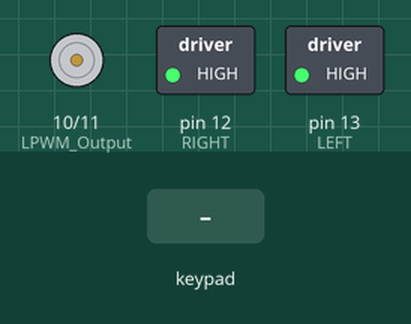
The sketch below on a simulated Arduino Uno, built with avr-gcc and run on an emulated ATmega328P. Shown: motor-driver pin pairs drawn as motors (green arrow = first pin HIGH = forward, orange = second pin HIGH = backward, longer = more drive), switched loads named in the sketch (green lamp = pin HIGH). The test bench sets the inputs (shaded band).

Above: at 1.2 s.
1.3 s: key '2' pressed
At 1.5 s:
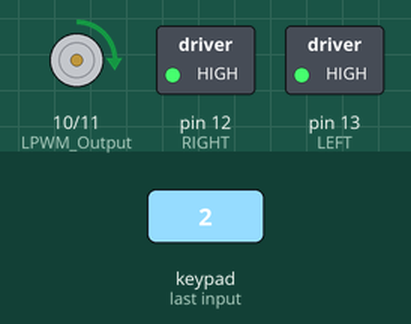
4.3 s: key '#' pressed
7.3 s: keypad keys 9 8 7 6 * pressed 0.4 s apart
10.8 s: key '1' pressed
At 11.5 s:
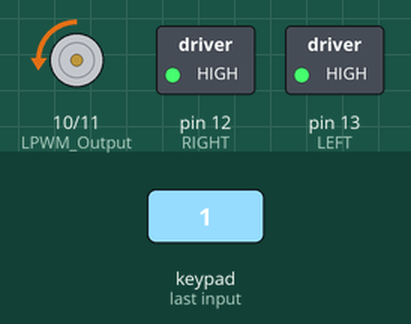
12.4 s: keypad keys 9 8 7 6 pressed 0.4 s apart
At 12.83 s:
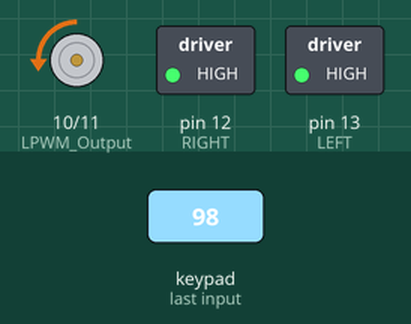
17.0 s: key '*' pressed
Timing chart, 0 to 20.0 s (numbered marks = the images above; inputs shaded):
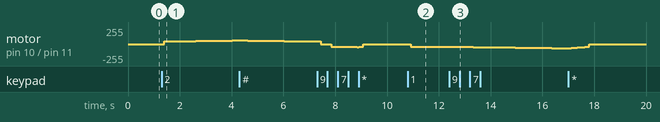

Measured:
- after the input at 1.3 s, motor on pin 10 (LPWM_Output) / pin 11 (RPWM_Output): moves from stopped to forward 54/255 over 2.8 s, starting after 0.11 s
- after the input at 10.8 s, motor on pin 10 (LPWM_Output) / pin 11 (RPWM_Output): stopped → backward 40/255 after 0.13 s
- after the input at 12.4 s, motor on pin 10 (LPWM_Output) / pin 11 (RPWM_Output): moves from backward 40/255 to backward 63/255 over 4.4 s, starting after 0.13 s

The sketch:

sketch.ino
```cpp
#include <Keypad.h>
#define RPWM_Output 11 // Arduino PWM output pin 5; connect to IBT-2 pin 1 (RPWM)
#define LPWM_Output 10 // Arduino PWM output pin 6; connect to IBT-2 pin 2 (LPWM)
#define ROWS 4 //four rows
#define COLS 4 //four columns
#define WAIT_TIME 200 // beetween change speed
#define RIGHT 12 //enable right
#define LEFT 13 //enable right

#define START 40 //init speed for motor
#define END 255 //init speed for motor
#define STEP 25 //multipler for keyboard digits
#define MANUALSPEED 5 //for 'A' (plus), 'B' (minus) to current speed
#define MAX_SPEED 255


unsigned long stop_time = 0;

int motor_speed = 0;
boolean forward = true;

boolean want_forward = true;
int want_motor_speed = 0;

unsigned long time = 0;
unsigned long time_to_stop = 0;
unsigned long longclick = 0;

//define the cymbols on the buttons of the keypads
// '0' smooth stop
// '1' - '9' speed 255 - STEP * (10 - i)
// 'A' +5 to current speed
// 'B' -5 to current speed
// 'C' +15 to the stop timer (Press 4 times, stop after 1 min). The countdown starts at the first click
// 'D' reset timer
// '*' forced quick stop. The keyboard will not work until the engine stops.
// '#' smoothly change direction
char hexaKeys[ROWS][COLS] = {
  {'1', '2', '3', 'A'},
  {'4', '5', '6', 'B'},
  {'7', '8', '9', 'C'},
  {'*', '0', '#', 'D'}
};
byte rowPins[ROWS] = {9, 8, 7, 6}; //connect to the row pinouts of the keypad
byte colPins[COLS] = {5, 4, 3, 2}; //connect to the column pinouts of the keypad
//initialize an instance of class NewKeypad
Keypad customKeypad = Keypad( makeKeymap(hexaKeys), rowPins, colPins, ROWS, COLS);

void setup() {
  pinMode(RPWM_Output, OUTPUT);
  pinMode(LPWM_Output, OUTPUT);
  pinMode(RIGHT, OUTPUT);
  pinMode(LEFT, OUTPUT);
  digitalWrite(LEFT, HIGH);
  digitalWrite(RIGHT, HIGH);
  //Serial.begin(9600);
}


void loop() {
  char customKey = customKeypad.getKey();
  if (customKey) {
    switch(customKey){
      case '#':
          want_forward = !want_forward;
        break;
      case '*':
          while(motor_speed !=0){
            motor_speed--;
            if (motor_speed < START){
              motor_speed=0;
            }
            if(forward){
              analogWrite(LPWM_Output, motor_speed);
              analogWrite(RPWM_Output, 0);
            } else {
              analogWrite(LPWM_Output, 0);
              analogWrite(RPWM_Output, motor_speed);
            }
            delay(35);
          }
          want_motor_speed = 0;
          stop_time = 0;
          time_to_stop = 0;
        break;
      case '0':
            want_motor_speed = 0;
        break;
      case '1':
            want_motor_speed = START;
          break;
      case '2':
            want_motor_speed = END - STEP * 7;
          break;
      case '3':
            want_motor_speed = END - STEP * 6;
          break;
      case '4':
            want_motor_speed = END - STEP * 5;
          break;
      case '5':
            want_motor_speed = END - STEP * 4;
          break;
      case '6':
            want_motor_speed = END - STEP * 3;
          break;
      case '7':
            want_motor_speed = END - STEP * 2;
          break;
      case '8':
            want_motor_speed = END - STEP * 1;
          break;
      case '9':
            want_motor_speed = END;
          break;
      case 'A':
            want_motor_speed += MANUALSPEED;
            if (want_motor_speed > MAX_SPEED){
              want_motor_speed = MAX_SPEED;
            }
            break;
      case 'B':
            want_motor_speed -= MANUALSPEED;
            if (want_motor_speed < START){
              want_motor_speed = 0;
            }
            break;
      case 'C':
          stop_time += 15000;
          if (time_to_stop == 0){
            time_to_stop = millis();
          }
        break;
      case 'D':
          stop_time = 0;
          time_to_stop = 0;
        break;
          break;
      default:
        break;
    }
  }

  if (stop_time > 0){
    if(millis() - time_to_stop > stop_time){
      time_to_stop = 0;
      stop_time = 0;
      want_motor_speed = 0;
    }
  }

  if (millis() - time > WAIT_TIME){
    time = millis();
    if (want_forward == forward){
      if (want_motor_speed > motor_speed){
        if (motor_speed < START){
          motor_speed = START;
        } else{
          motor_speed++;
        }
      } else {
        if (want_motor_speed < motor_speed){
          if (motor_speed < START){
            motor_speed = 0;
          } else {
            motor_speed--;
          }
        }
      }
    } else {
      if (motor_speed != 0){
        if (motor_speed < START){
          motor_speed = 0;
        } else {
          motor_speed--;
        }
      } else {
        if (want_motor_speed != 0){
          forward = want_forward;
        }
      }
    }
  }
  if(forward){
    analogWrite(LPWM_Output, motor_speed);
    analogWrite(RPWM_Output, 0);
  } else {
    analogWrite(LPWM_Output, 0);
    analogWrite(RPWM_Output, motor_speed);
  }
  //Serial.println(motor_speed);
}
```
